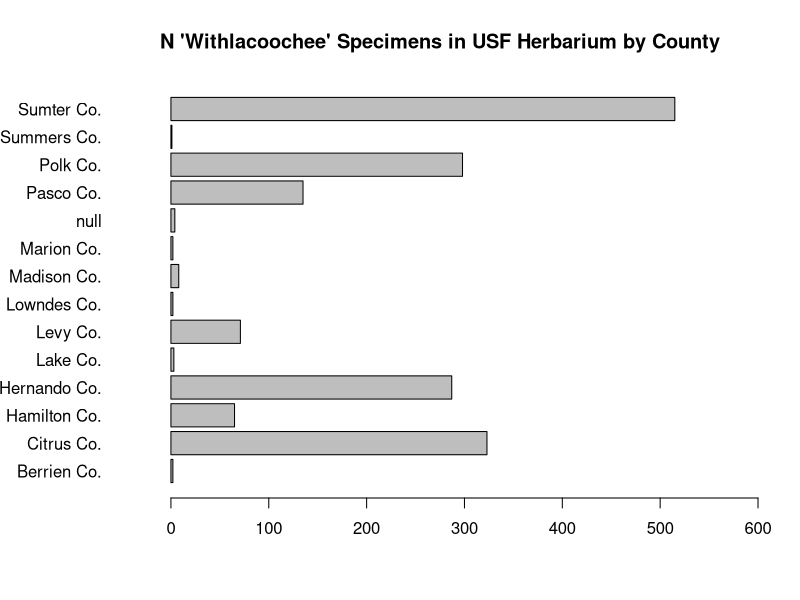
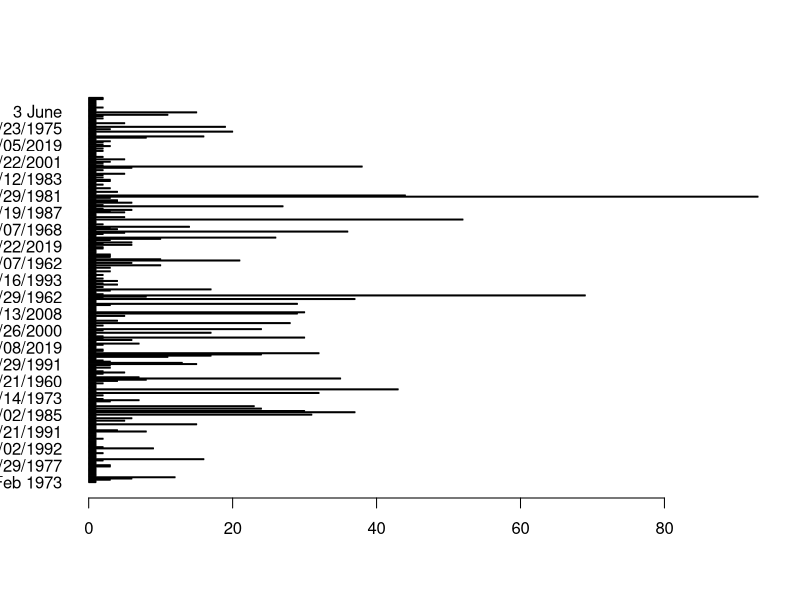
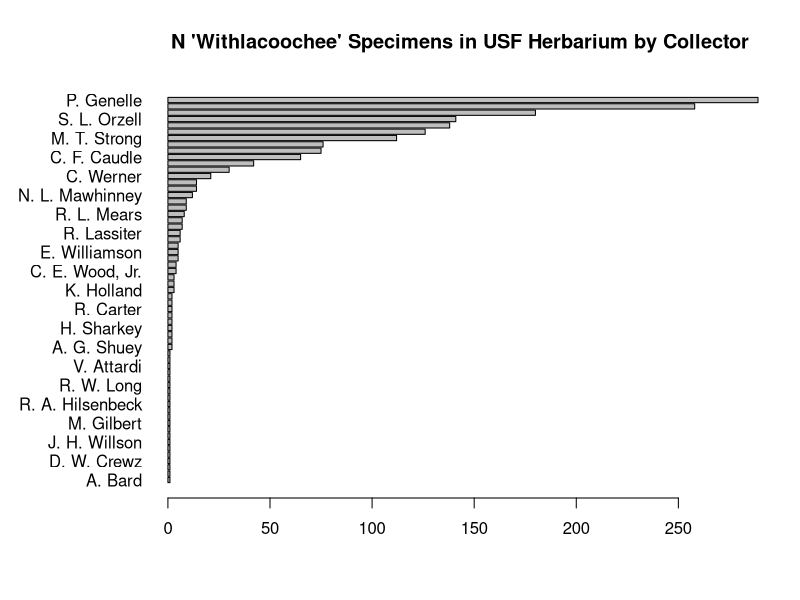

Recreate these plots in R, in order.
#Withlacoochee Data Exploration

WTL_sp <- read.csv("WTL_specimens.csv", header = TRUE, row.names = "barcode")

par(mar = c(5, 6, 4, 2) + 0.1)

barplot(table(WTL_sp$county), horiz = TRUE, las = 1, xlim = c(-50,600))

title(main = "N 'Withlacoochee' Specimens in USF Herbarium by County")

par(mar = c(5, 4, 4, 2) + 0.1)

coll_dates = as.Date(WTL_sp$Collection.Date, format = "%d/%m/%Y")

barplot(table(WTL_sp$Collection.Date), horiz = TRUE, las = 1)

collector = table(WTL_sp$collector_Text)

par(mar = c(5, 8, 4, 2) + 0.1)

barplot(collector[order(collector)], horiz = TRUE, las = 1, main = "N 'Withlacoochee' Specimens in USF Herbarium by Collector", cex.text = 0.8)

par(mar = c(5, 4, 4, 2) + 0.1)
